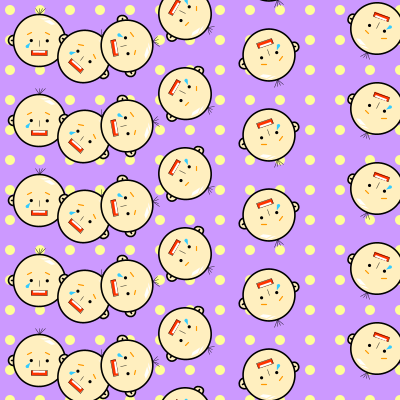
Frame 1 (no input)
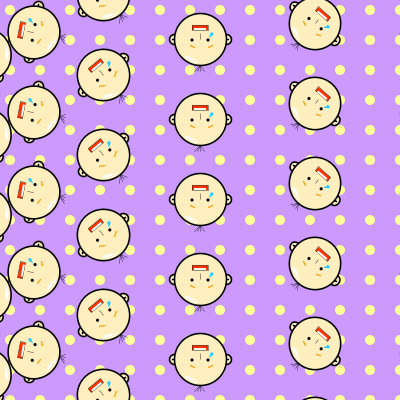
Frame 60 (the mouse pressed at the canvas centre just before this capture)
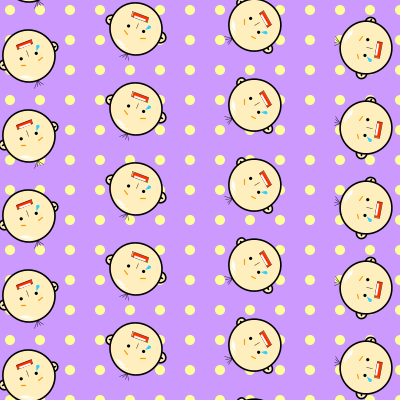
Frame 120 (the mouse held since frame 60 and released just before this capture)

The Processing sketch that drew these frames (run headless with seeded random() and noise(); from frame 60 on, the mouse is pressed at the canvas centre):

// Processing sketch: processing_14533
// ── processing_14533.pde

void setup() {
  size(400,400);
}
void draw() {
background(#cc99ff);
fill(#ffff99);
noStroke();
for(int a=10; a<450; a=a+30)
for(int b=10; b<450; b=b+30)
  {  
  ellipse(a,b,10,10);
  }
  
  for( float x=0; x<400; x=x+40 ){
  for( float y=0; y<400; y=y+40 ){
  pushMatrix();
  translate(x*2,y*2);
  rotate(radians(frameCount+x));
  scale(0.4);
  crying_draw();
  popMatrix();
  }
 }
}

void crying_draw() {
  int[] l={8,12,25,30,35,40,43,45,47,50};
int[] m={58,60,69,70,73,78,80,85,100,105};
int[] n={110,111,115,119,120,125,130,140,165,170};

//ears
fill(#ffefbf);
strokeWeight(4);
stroke(0);
ellipse(l[4],m[8],l[2],l[2]);
line(l[4],m[8],l[3],m[8]);
ellipse(n[8],m[8],l[2],l[2]);
line(n[8],m[8],n[9],m[8]);

//face
ellipse(m[8],m[8],n[6],n[6]);

//eyes
fill(0);
noStroke();

ellipse(m[6],m[8],l[0],l[0]);
ellipse(n[4],m[8],l[0],l[0]);

//eyebrow
stroke(#ff9900);
strokeWeight(3);
line(m[6],m[6],m[3],m[7]);
line(n[2],m[6],n[5],m[7]);

//nose
stroke(0);
strokeWeight(1);
line(m[8],m[8],m[8],n[2]);

//mouth
fill(#ff3300);

rect(m[6],n[5],l[5],l[1]);

//tooth
fill(255);
noStroke();
beginShape();
vertex(m[7],n[5]);
vertex(m[7],n[6]);
vertex(n[2],n[6]);
vertex(n[2],n[5]);
endShape(CLOSE);

//tear
fill(#33ccff);
ellipse(m[3],n[2],l[0],l[0]);
beginShape();
vertex(m[4],n[3]);
vertex(m[5],m[9]);
vertex(m[2],n[1]);
endShape(CLOSE);

//blingbling
fill(255);
beginShape();
vertex(n[0],l[9]);
vertex(n[6],m[1]);
vertex(n[7],m[0]);
vertex(n[5],48);
endShape(CLOSE);

beginShape();
vertex(m[8],l[7]);
vertex(n[0],l[8]);
vertex(n[5],l[7]);
vertex(n[2],l[6]);
endShape(CLOSE);

//a few hair
strokeWeight(1);
stroke(0);
for(int x=90; x<120; x=x+8)
for(int y=20; y<40; y=y+20)
{
  line(x,y,100,35);
}
}
